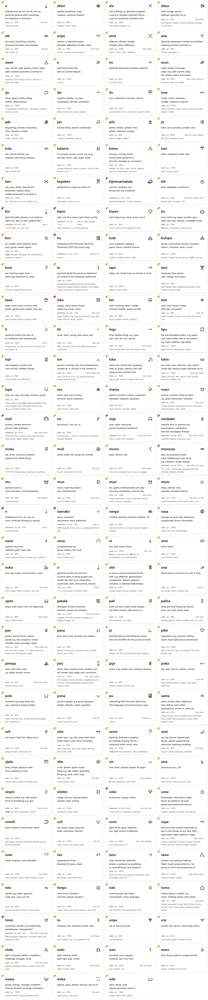
#> input picture python/image_split_tool/Toki_pona dict.png, 208 x 1000 px, shrunk from 1281 x 6146 before the run, found by its file name
$ python image_split_tool.py
#> lines starting #> are read from the running program, lines starting #| are printed output that depends on the picture
from PIL import Image
from math import sqrt, ceil

img = Image.open(r"python\image_split_tool\Toki_pona dict.png")
#> img is the input picture: PIL image 208x1000 RGBA; mean R, G, B, A 246, 246.2, 245.9, 255

width = img.width
#> width = 208
height = img.height
#> height = 1000

ratio = sqrt(2)

new_height = round(width * ratio)
#> new_height = 294

Images = []

image_count = ceil(height/new_height)
#> image_count = 4

for i in range(image_count):
    img.crop((0,i*new_height,width,(i+1)*new_height)).save(fr"python\image_split_tool\{i}.png")
#> this loop made 4 passes
#> pass 1, `img.crop((0,i*new_height,width,(i+1)*new_height)).save(fr"python\image..`:
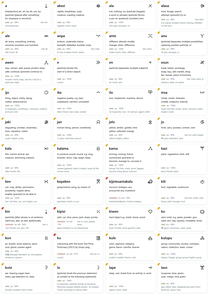
#> saved as 0.png: PIL image 208x294 RGBA; mean R, G, B, A 245.9, 246.1, 245.8, 255
#> pass 2, `img.crop((0,i*new_height,width,(i+1)*new_height)).save(fr"python\image..`:
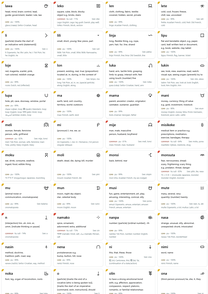
#> saved as 1.png: PIL image 208x294 RGBA; mean R, G, B, A 245.6, 245.8, 245.5, 255
